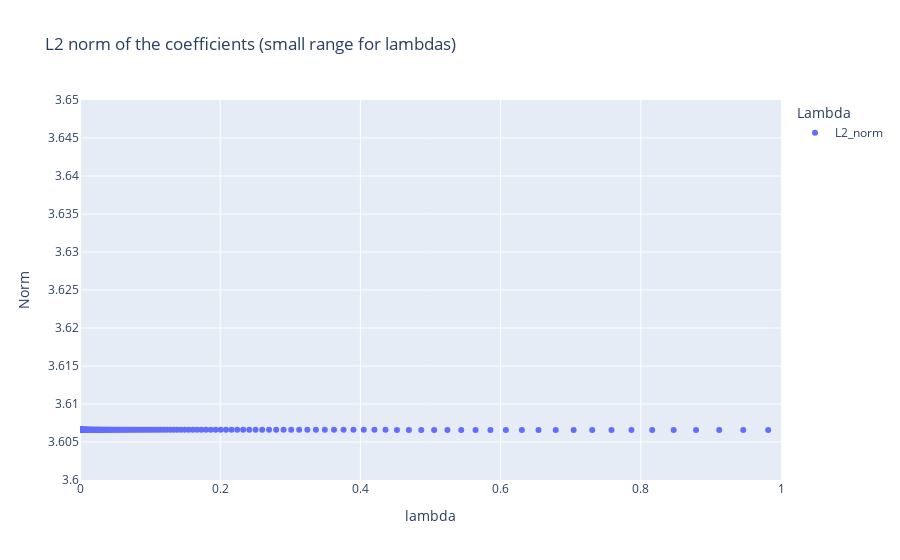

Notebook code cell kept with this figure:
### Code cell
# set xlim to 0, 1
fig.update_layout(title='L2 norm of the coefficients (small range for lambdas)')
s
fig.update_xaxes(range=[0, 1])
fig.update_yaxes(range=[3.6, 3.65])
fig.show()

### Figure 1 — Plotly figure (JSON) as saved in the notebook; plotly's stock layout.template omitted (floating-point values rounded to 4 significant figures; data arrays with more than 128 entries replaced by an {"elided": "..."} marker saying what was removed)
{"data": [{"hovertemplate": "Lambda=L2_norm<br>lambda=%{x}<br>Norm=%{y}<extra></extra>", "legendgroup": "L2_norm", "marker": {"color": "#636efa", "symbol": "circle"}, "mode": "markers", "name": "L2_norm", "orientation": "v", "showlegend": true, "type": "scatter", "x": {"elided": "500 float values"}, "xaxis": "x", "y": {"elided": "500 float values"}, "yaxis": "y"}], "layout": {"legend": {"title": {"text": "Lambda"}, "tracegroupgap": 0}, "title": {"text": "L2 norm of the coefficients (small range for lambdas)"}, "xaxis": {"anchor": "y", "domain": [0, 1], "range": [0, 1], "title": {"text": "lambda"}}, "yaxis": {"anchor": "x", "domain": [0, 1], "range": [3.6, 3.65], "title": {"text": "Norm"}}}}
